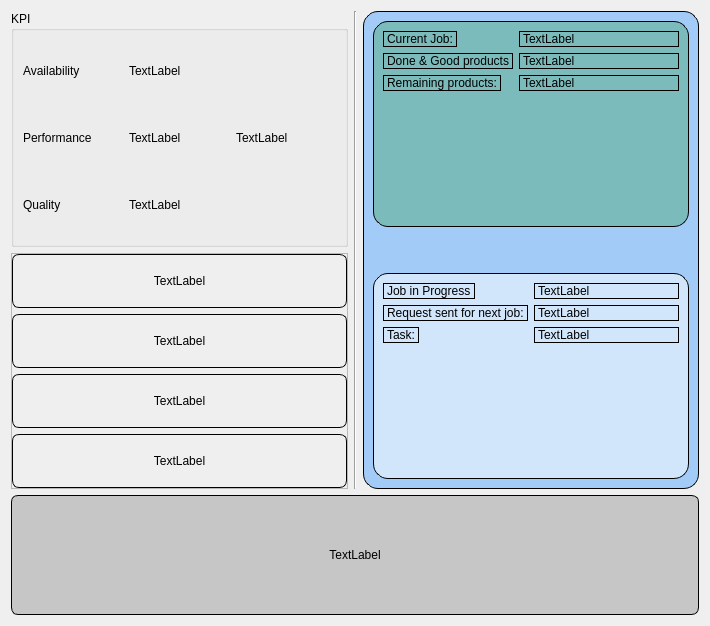
<?xml version="1.0" encoding="UTF-8"?>
<ui version="4.0">
 <class>RoboticInfoTab</class>
 <widget class="QWidget" name="RoboticInfoTab">
  <property name="geometry">
   <rect>
    <x>0</x>
    <y>0</y>
    <width>710</width>
    <height>626</height>
   </rect>
  </property>
  <property name="windowTitle">
   <string>Form</string>
  </property>
  <property name="styleSheet">
   <string notr="true"/>
  </property>
  <layout class="QVBoxLayout" name="verticalLayout_3" stretch="4,1">
   <item>
    <layout class="QHBoxLayout" name="horizontalLayout" stretch="1,0,1">
     <item>
      <layout class="QVBoxLayout" name="verticalLayout">
       <item>
        <widget class="QGroupBox" name="groupBox">
         <property name="title">
          <string>KPI</string>
         </property>
         <layout class="QGridLayout" name="gridLayout">
          <item row="0" column="0">
           <widget class="QLabel" name="label">
            <property name="minimumSize">
             <size>
              <width>0</width>
              <height>60</height>
             </size>
            </property>
            <property name="text">
             <string>Availability</string>
            </property>
           </widget>
          </item>
          <item row="1" column="1">
           <widget class="QLabel" name="label_performance">
            <property name="minimumSize">
             <size>
              <width>0</width>
              <height>60</height>
             </size>
            </property>
            <property name="text">
             <string>TextLabel</string>
            </property>
           </widget>
          </item>
          <item row="2" column="1">
           <widget class="QLabel" name="label_quality">
            <property name="minimumSize">
             <size>
              <width>0</width>
              <height>60</height>
             </size>
            </property>
            <property name="text">
             <string>TextLabel</string>
            </property>
           </widget>
          </item>
          <item row="1" column="0">
           <widget class="QLabel" name="label_2">
            <property name="minimumSize">
             <size>
              <width>0</width>
              <height>60</height>
             </size>
            </property>
            <property name="text">
             <string>Performance</string>
            </property>
           </widget>
          </item>
          <item row="2" column="0">
           <widget class="QLabel" name="label_7">
            <property name="minimumSize">
             <size>
              <width>0</width>
              <height>60</height>
             </size>
            </property>
            <property name="text">
             <string>Quality</string>
            </property>
           </widget>
          </item>
          <item row="0" column="1">
           <widget class="QLabel" name="label_availability">
            <property name="minimumSize">
             <size>
              <width>0</width>
              <height>60</height>
             </size>
            </property>
            <property name="text">
             <string>TextLabel</string>
            </property>
           </widget>
          </item>
          <item row="1" column="2">
           <widget class="QLabel" name="label_oee">
            <property name="minimumSize">
             <size>
              <width>0</width>
              <height>60</height>
             </size>
            </property>
            <property name="text">
             <string>TextLabel</string>
            </property>
           </widget>
          </item>
         </layout>
        </widget>
       </item>
       <item>
        <widget class="QFrame" name="frame">
         <property name="styleSheet">
          <string notr="true">QLabel {
	border: 1px solid black;
	border-radius: 7px;
}</string>
         </property>
         <property name="frameShape">
          <enum>QFrame::StyledPanel</enum>
         </property>
         <property name="frameShadow">
          <enum>QFrame::Raised</enum>
         </property>
         <layout class="QVBoxLayout" name="verticalLayout_4">
          <property name="leftMargin">
           <number>0</number>
          </property>
          <property name="topMargin">
           <number>0</number>
          </property>
          <property name="rightMargin">
           <number>0</number>
          </property>
          <property name="bottomMargin">
           <number>0</number>
          </property>
          <item>
           <widget class="QLabel" name="label_power">
            <property name="minimumSize">
             <size>
              <width>0</width>
              <height>50</height>
             </size>
            </property>
            <property name="text">
             <string>TextLabel</string>
            </property>
            <property name="alignment">
             <set>Qt::AlignCenter</set>
            </property>
           </widget>
          </item>
          <item>
           <widget class="QLabel" name="label_running">
            <property name="minimumSize">
             <size>
              <width>0</width>
              <height>50</height>
             </size>
            </property>
            <property name="text">
             <string>TextLabel</string>
            </property>
            <property name="alignment">
             <set>Qt::AlignCenter</set>
            </property>
           </widget>
          </item>
          <item>
           <widget class="QLabel" name="label_waiting">
            <property name="minimumSize">
             <size>
              <width>0</width>
              <height>50</height>
             </size>
            </property>
            <property name="text">
             <string>TextLabel</string>
            </property>
            <property name="alignment">
             <set>Qt::AlignCenter</set>
            </property>
           </widget>
          </item>
          <item>
           <widget class="QLabel" name="label_error">
            <property name="minimumSize">
             <size>
              <width>0</width>
              <height>50</height>
             </size>
            </property>
            <property name="text">
             <string>TextLabel</string>
            </property>
            <property name="alignment">
             <set>Qt::AlignCenter</set>
            </property>
           </widget>
          </item>
         </layout>
        </widget>
       </item>
      </layout>
     </item>
     <item>
      <widget class="Line" name="line">
       <property name="orientation">
        <enum>Qt::Vertical</enum>
       </property>
      </widget>
     </item>
     <item>
      <widget class="QFrame" name="frame_2">
       <property name="styleSheet">
        <string notr="true">QFrame {
	border: 1px solid black;
	border-radius: 15px;

	background-color: rgba(85, 170, 255, 128);
}</string>
       </property>
       <property name="frameShape">
        <enum>QFrame::StyledPanel</enum>
       </property>
       <property name="frameShadow">
        <enum>QFrame::Raised</enum>
       </property>
       <layout class="QVBoxLayout" name="verticalLayout_2" stretch="1,0,1">
        <item>
         <widget class="QFrame" name="frame_3">
          <property name="styleSheet">
           <string notr="true">QFrame {
	background-color: rgba(85, 170, 127, 128);
}

QLabel {
	border: &quot;&quot;;
	background-color: rgba(255, 255, 255, 0);
}
</string>
          </property>
          <property name="frameShape">
           <enum>QFrame::StyledPanel</enum>
          </property>
          <property name="frameShadow">
           <enum>QFrame::Raised</enum>
          </property>
          <layout class="QFormLayout" name="formLayout">
           <item row="0" column="0">
            <widget class="QLabel" name="label_3">
             <property name="styleSheet">
              <string notr="true"/>
             </property>
             <property name="frameShape">
              <enum>QFrame::NoFrame</enum>
             </property>
             <property name="text">
              <string>Current Job:</string>
             </property>
            </widget>
           </item>
           <item row="0" column="1">
            <widget class="QLabel" name="label_current_job">
             <property name="text">
              <string>TextLabel</string>
             </property>
            </widget>
           </item>
           <item row="1" column="0">
            <widget class="QLabel" name="label_5">
             <property name="text">
              <string>Done &amp; Good products</string>
             </property>
            </widget>
           </item>
           <item row="1" column="1">
            <widget class="QLabel" name="label_done_products">
             <property name="text">
              <string>TextLabel</string>
             </property>
            </widget>
           </item>
           <item row="2" column="0">
            <widget class="QLabel" name="label_8">
             <property name="text">
              <string>Remaining products:</string>
             </property>
            </widget>
           </item>
           <item row="2" column="1">
            <widget class="QLabel" name="label_remaining">
             <property name="text">
              <string>TextLabel</string>
             </property>
            </widget>
           </item>
          </layout>
         </widget>
        </item>
        <item>
         <spacer name="verticalSpacer">
          <property name="orientation">
           <enum>Qt::Vertical</enum>
          </property>
          <property name="sizeHint" stdset="0">
           <size>
            <width>20</width>
            <height>40</height>
           </size>
          </property>
         </spacer>
        </item>
        <item>
         <widget class="QFrame" name="frame_4">
          <property name="styleSheet">
           <string notr="true">QFrame {
	background-color: rgba(255, 255, 255, 128);
}

QLabel {
	border: &quot;&quot;;
	background-color: rgba(255, 255, 255, 0);
}</string>
          </property>
          <property name="frameShape">
           <enum>QFrame::StyledPanel</enum>
          </property>
          <property name="frameShadow">
           <enum>QFrame::Raised</enum>
          </property>
          <layout class="QFormLayout" name="formLayout_2">
           <item row="0" column="0">
            <widget class="QLabel" name="label_10">
             <property name="text">
              <string>Job in Progress</string>
             </property>
            </widget>
           </item>
           <item row="0" column="1">
            <widget class="QLabel" name="label_job_in_progress">
             <property name="text">
              <string>TextLabel</string>
             </property>
            </widget>
           </item>
           <item row="1" column="0">
            <widget class="QLabel" name="label_12">
             <property name="text">
              <string>Request sent for next job:</string>
             </property>
            </widget>
           </item>
           <item row="1" column="1">
            <widget class="QLabel" name="label_request_sent">
             <property name="text">
              <string>TextLabel</string>
             </property>
            </widget>
           </item>
           <item row="2" column="0">
            <widget class="QLabel" name="label_15">
             <property name="text">
              <string>Task:</string>
             </property>
            </widget>
           </item>
           <item row="2" column="1">
            <widget class="QLabel" name="label_task">
             <property name="text">
              <string>TextLabel</string>
             </property>
            </widget>
           </item>
          </layout>
         </widget>
        </item>
       </layout>
      </widget>
     </item>
    </layout>
   </item>
   <item>
    <widget class="QLabel" name="label_global_error">
     <property name="styleSheet">
      <string notr="true">QLabel {
	border: 1px solid black;
	border-radius: 7px;

	background-color: rgba(157, 157, 157, 128);
}</string>
     </property>
     <property name="text">
      <string>TextLabel</string>
     </property>
     <property name="alignment">
      <set>Qt::AlignCenter</set>
     </property>
    </widget>
   </item>
  </layout>
 </widget>
 <resources/>
 <connections/>
</ui>
